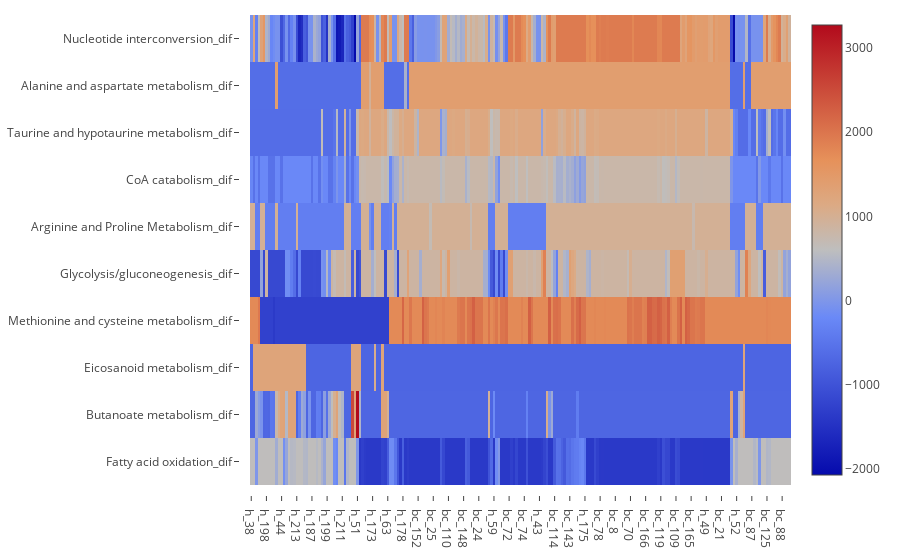

The code cell stored with this chart in its notebook:
### Markdown cell above
## Heatmaps

### Code cell
from visualization import HeatmapVisualization

top_10_pathways = df_fs_pathways_mean.sort_values(sort_by, ascending=True)[:10].index

heat = HeatmapVisualization(list(df_fs_pathways[top_10_pathways].T.to_dict().values()), y).iplot_heatmap()

### Figure 1 — Plotly figure (JSON) as saved in the notebook; plotly's stock layout.template omitted (floating-point values rounded to 4 significant figures; data arrays with more than 128 entries replaced by an {"elided": "..."} marker saying what was removed)
{"data": [{"type": "heatmap", "x": {"elided": "214 str values"}, "y": ["Fatty acid oxidation_dif", "Butanoate metabolism_dif", "Eicosanoid metabolism_dif", "Methionine and cysteine metabolism_dif", "Glycolysis/gluconeogenesis_dif", "Arginine and Proline Metabolism_dif", "CoA catabolism_dif", "Taurine and hypotaurine metabolism_dif", "Alanine and aspartate metabolism_dif", "Nucleotide interconversion_dif"], "z": {"elided": "10x214 float values"}}], "layout": {"autosize": true, "margin": {"b": 75, "l": 250, "pad": 10, "r": 15, "t": 15}}}
